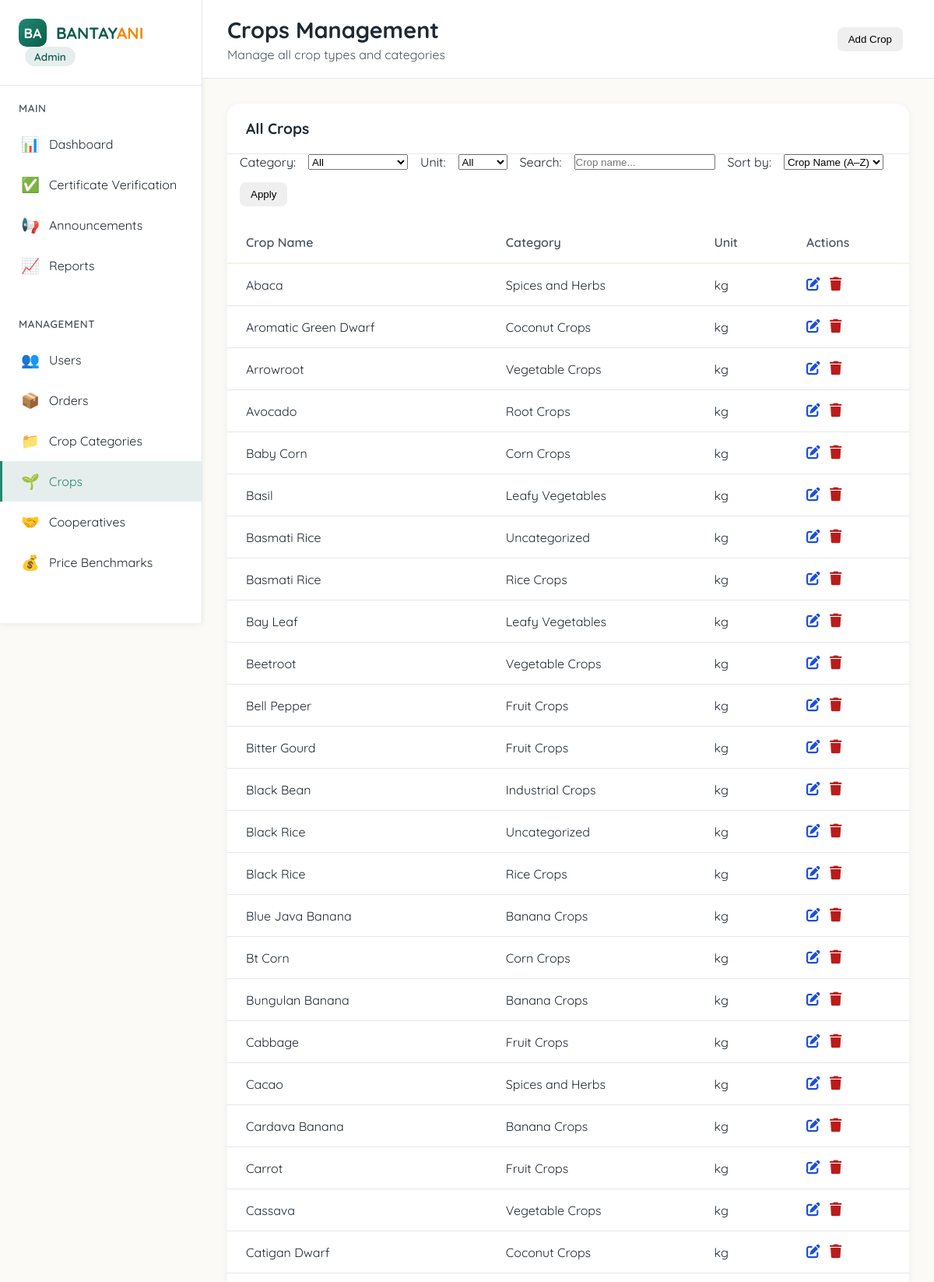
/admin/crops.php (signed in, upper part), run on the app's committed database.
### tables this page shows
CREATE TABLE `crops` (
  `crop_id` int(11) NOT NULL,
  `category_id` int(11) NOT NULL DEFAULT 8,
  `crop_name` varchar(45) NOT NULL,
  `unit` enum('kg','g','pieces','sack','bundle') NOT NULL DEFAULT 'kg'
);

CREATE TABLE `crop_categories` (
  `category_id` int(11) NOT NULL,
  `category_name` varchar(100) NOT NULL,
  `display_order` int(11) NOT NULL DEFAULT 0
);

### admin/crops.php (the view, shortened to what this page needs)
<?php
require_once '../includes/config.php';
$filter_search = $_GET['search'] ?? '';
$sort = $_GET['sort'] ?? 'name_asc';
$sql = "SELECT c.crop_id, c.crop_name, c.unit, c.category_id, cc.category_name
        FROM crops c
        LEFT JOIN crop_categories cc ON c.category_id = cc.category_id
        WHERE 1=1";
switch ($sort) {
    default:          $sql .= " ORDER BY c.crop_name ASC"; break;
}
$stmt = $conn->prepare($sql);
$stmt->execute();
$crops = $stmt->get_result()->fetch_all(MYSQLI_ASSOC);
?>
<!DOCTYPE html>
<html lang="en">
<head>
<link rel="stylesheet" href="https://cdnjs.cloudflare.com/ajax/libs/font-awesome/6.5.1/css/all.min.css">
</head>
<body>
<aside class="sidebar">
    <div class="logo-container">
        <a href="index.php" class="logo">
            <div class="logo-icon">BA</div>
            <div class="logo-text">BANTAY<span>ANI</span></div>
        </a>
        <div class="admin-badge">Admin</div>
    </div>
    <div class="nav-section">
            <div class="nav-title">Main</div>
            <ul class="nav-links">
                <li><a href="index.php" class="nav-link"><span class="nav-icon">📊</span><span>Dashboard</span></a></li>
                <li><a href="verify_farmers.php" class="nav-link"><span class="nav-icon">✅</span><span>Certificate Verification</span></a></li>
                <li><a href="announcements.php" class="nav-link"><span class="nav-icon">📢</span><span>Announcements</span></a></li>
                <li><a href="../reports.php" class="nav-link"><span class="nav-icon">📈</span><span>Reports</span></a></li>
            </ul>
        </div>
        <div class="nav-section">
            <div class="nav-title">Management</div>
            <ul class="nav-links">
                <li><a href="users.php" class="nav-link"><span class="nav-icon">👥</span><span>Users</span></a></li>
                <li><a href="orders.php" class="nav-link"><span class="nav-icon">📦</span><span>Orders</span></a></li>
                <li><a href="crop_categories.php" class="nav-link"><span class="nav-icon">📁</span><span>Crop Categories</span></a></li>
                <li><a href="crops.php" class="nav-link active"><span class="nav-icon">🌱</span><span>Crops</span></a></li>
                <li><a href="cooperative.php" class="nav-link"><span class="nav-icon">🤝</span><span>Cooperatives</span></a></li>
                <li><a href="benchmarking.php" class="nav-link"><span class="nav-icon">💰</span><span>Price Benchmarks</span></a></li>
            </ul>
        </div>
</aside>
<main class="main-content">
<div class="topbar">
    <div class="page-title">
        <h1>Crops Management</h1>
        <p>Manage all crop types and categories</p>
    </div>
    <button onclick="openAddModal()" class="confirm-btn">Add Crop</button>
</div>
<div class="content">
<div class="table-card">
<div class="table-header">
    <h3>All Crops</h3>
</div>
<form method="GET" class="toolbar" style="display:flex; flex-wrap:wrap; gap:16px; margin-bottom:20px; padding:0 16px;">
    <label>Category:</label>
    <select name="category">
        <option value="">All</option>
    </select>
    <label>Unit:</label>
    <select name="unit">
        <option value="">All</option>
    </select>
    <label>Search:</label>
    <input type="text" name="search" placeholder="Crop name..." value="<?= htmlspecialchars($filter_search) ?>">
    <label>Sort by:</label>
    <select name="sort">
        <option value="name_asc" <?= $sort=='name_asc'?'selected':'' ?>>Crop Name (A–Z)</option>
    </select>
    <button type="submit" class="confirm-btn">Apply</button>
</form>
<table class="data-table">
<thead>
<tr>
    <th>Crop Name</th>
    <th>Category</th>
    <th>Unit</th>
    <th>Actions</th>
</tr>
</thead>
<tbody>
<?php if(!empty($crops)): ?>
    <?php foreach($crops as $crop): ?>
        <tr>
            <td><?= htmlspecialchars($crop['crop_name']) ?></td>
            <td><?= htmlspecialchars($crop['category_name'] ?? 'Uncategorized') ?></td>
            <td><?= htmlspecialchars($crop['unit']) ?></td>
            <td>
                <button class="icon-btn edit-btn" onclick="openEditModal(
                    <?= $crop['crop_id'] ?>,
                    '<?= htmlspecialchars($crop['crop_name'], ENT_QUOTES) ?>',
                    '<?= $crop['unit'] ?>',
                    <?= $crop['category_id'] ?>
                )"><i class="fa-solid fa-pen-to-square"></i></button>
                <button class="icon-btn delete-btn" onclick="openDeleteModal(<?= $crop['crop_id'] ?>)">
                    <i class="fa-solid fa-trash"></i></button>
            </td>
        </tr>
    <?php endforeach; ?>
<?php else: ?>
<tr><td colspan="4" style="text-align:center; padding:40px;">No crops found.</td></tr>
<?php endif; ?>
</tbody>
</table>
</div>
</div>
</main>
</body>
</html>

### data on the page
crops: crop_name "Abaca", category.category_name "Spices and Herbs", unit "kg"
crops: crop_name "Aromatic Green Dwarf", category.category_name "Coconut Crops", unit "kg"
crops: crop_name "Arrowroot", category.category_name "Vegetable Crops", unit "kg"
crops: crop_name "Avocado", category.category_name "Root Crops", unit "kg"
crops: crop_name "Baby Corn", category.category_name "Corn Crops", unit "kg"
crops: crop_name "Basil", category.category_name "Leafy Vegetables", unit "kg"
crops: crop_name "Basmati Rice", category_name "Uncategorized", unit "kg"
crops: crop_name "Basmati Rice", category.category_name "Rice Crops", unit "kg"
crops: crop_name "Bay Leaf", category.category_name "Leafy Vegetables", unit "kg"
crops: crop_name "Beetroot", category.category_name "Vegetable Crops", unit "kg"
crops: crop_name "Bell Pepper", category.category_name "Fruit Crops", unit "kg"
crops: crop_name "Bitter Gourd", category.category_name "Fruit Crops", unit "kg"
crops: crop_name "Black Bean", category.category_name "Industrial Crops", unit "kg"
crops: crop_name "Black Rice", category_name "Uncategorized", unit "kg"
crops: crop_name "Black Rice", category.category_name "Rice Crops", unit "kg"
crops: crop_name "Blue Java Banana", category.category_name "Banana Crops", unit "kg"
crops: crop_name "Bt Corn", category.category_name "Corn Crops", unit "kg"
crops: crop_name "Bungulan Banana", category.category_name "Banana Crops", unit "kg"
crops: crop_name "Cabbage", category.category_name "Fruit Crops", unit "kg"
crops: crop_name "Cacao", category.category_name "Spices and Herbs", unit "kg"
crops: crop_name "Cardava Banana", category.category_name "Banana Crops", unit "kg"
crops: crop_name "Carrot", category.category_name "Fruit Crops", unit "kg"
crops: crop_name "Cassava", category.category_name "Vegetable Crops", unit "kg"
crops: crop_name "Catigan Dwarf", category.category_name "Coconut Crops", unit "kg"
